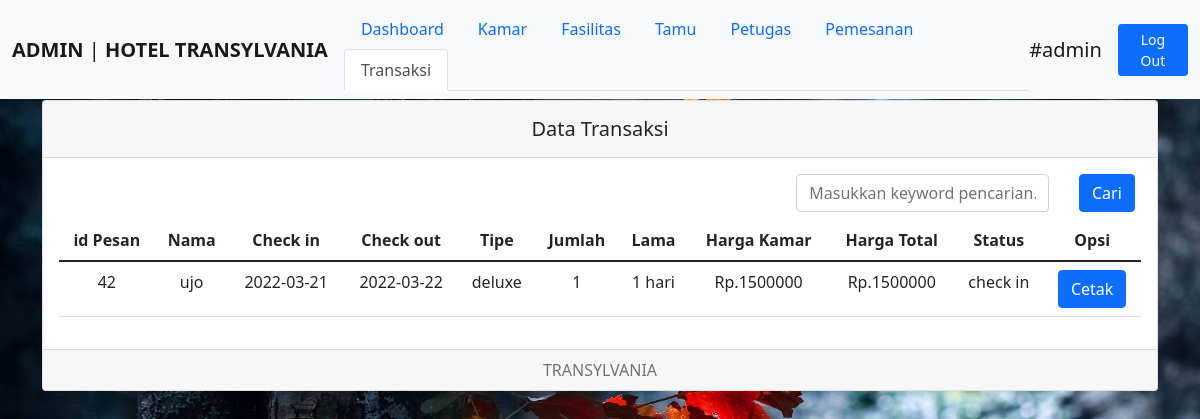
Screenshot of /admin/daftartransaksi.php (signed in) with the database file from the repository.
### tables this page shows
CREATE TABLE `pemesanan` (
  `idpesan` int(11) NOT NULL,
  `idtamu` int(11) NOT NULL,
  `nama` varchar(100) NOT NULL,
  `cekin` date NOT NULL,
  `cekout` date NOT NULL,
  `id_kamar` int(11) NOT NULL,
  `tipe` varchar(30) NOT NULL,
  `jumlah` int(5) NOT NULL,
  `status` enum('pending','check in','check out') NOT NULL
);

CREATE TABLE `kamar` (
  `id_kamar` int(11) NOT NULL,
  `tipe` varchar(30) NOT NULL,
  `stok` int(11) NOT NULL,
  `harga` int(11) NOT NULL,
  `gambar` varchar(1000) NOT NULL,
  `fasilitas` varchar(1000) NOT NULL
);

### admin/daftartransaksi.php (the view, shortened to what this page needs)
<?php
include'fungsi/koneksi.php';
$data = mysqli_query($koneksi,"SELECT * FROM pemesanan INNER JOIN kamar on pemesanan.tipe = kamar.tipe");
?>
<!DOCTYPE html>
<html>
<head>
	<link rel="stylesheet" type="text/css" href="css/bootstrap.min.css">
	<link rel="stylesheet" type="text/css" href="adm.css">
</head>
<body>
	<nav class="navbar navbar-expand-lg navbar-light bg-light fixed-top">
	  	<div class="container-fluid">
	    	<a class="navbar-brand" href="#"><span style="font-weight:bold; text-transform: uppercase;"><?php
		     $nama=$_SESSION['username'];
		     $l=mysqli_query($koneksi,"SELECT level FROM login WHERE username = '$nama'");
		     $n=mysqli_fetch_array($l);
		     echo $n['level'];
		     ?></span> | <b>HOTEL TRANSYLVANIA</b> </a>
	    	<div class="collapse navbar-collapse" id="navbarSupportedContent">
	    		<ul class="nav nav-tabs me-auto mb-2 mb-lg-0">
					  <li class="nav-item">
					    <a class="nav-link" href="index.php">Dashboard</a>
					  </li>
					  <li class="nav-item">
					    <a class="nav-link" href="daftarkamar.php">Kamar</a>
					  </li>
					  <li class="nav-item">
					    <a class="nav-link" href="daftarfasilitas.php">Fasilitas</a>
					  </li>
					  <li class="nav-item">
					    <a class="nav-link" href="daftartamu.php">Tamu</a>
					  </li>
					  <li class="nav-item">
					    <a class="nav-link" href="daftarpetugas.php">Petugas</a>
					  </li>
					  <li class="nav-item">
					    <a class="nav-link" href="pemesanan.php">Pemesanan</a>
					  </li>
					  <li class="nav-item">
					    <a class="nav-link active" aria-current="page" href="daftartransaksi.php">Transaksi</a>
					  </li>
					</ul>
					<a class="navbar-brand">#<?php
		             $nama=$_SESSION['username'];
		             echo "$nama"
		             ?></a>
					<form class="d-flex">
				        <a href="logout.php" class="btn btn-primary btn-sm" type="submit">Log Out</a>
				    </form>
	    	</div>
	  	</div>
	</nav>
<div style="margin-top:100px; margin-bottom: 100px;" class="container">
	<div class="card text-center">
  <div class="card-header">
  	<h5 class="card-title mt-2">Data Transaksi</h5>
  </div>
  <div class="card-body">
  	<form action="" method="post">
  		<div class="row mb-2">
  			<div class="col-md-8">
				</div>
				<div class="col-md-3">
					<div class="form-group">
						<input type="text" name="keyword" class="form-control" autofocus autocomplete="off" placeholder="Masukkan keyword pencarian..">
					</div>
				</div>
				<div class="col-md-1">
					<div class="form-group">
						<button class="btn btn-primary" type="submit" name="cari">Cari</button>
					</div>
				</div>
			</div>
  	</form>
    <table class="table">
  <thead>
    <tr>
      <th class="col" scope="col">id Pesan</th>
      <th class="col" scope="col">Nama</th>
      <th class="col" scope="col">Check in</th>
      <th class="col" scope="col">Check out</th>
      <th class="col" scope="col">Tipe</th>
      <th class="col" scope="col">Jumlah</th>
      <th class="col" scope="col">Lama</th>
      <th class="col" scope="col">Harga Kamar</th>
      <th class="col" scope="col">Harga Total</th>
      <th class="col" scope="col">Status</th>
      <th class="col" scope="col">Opsi</th>
    </tr>
  </thead>
  <tbody>
  	<?php
  	while ($d = mysqli_fetch_array($data)) {
  					$tgl1 = new DateTime($d['cekin']);
						$tgl2 = new DateTime($d['cekout']);
						$jarak = $tgl2->diff($tgl1);
						$ha = $jarak->d;
						$jum = $ha * $d['harga'] * $d['jumlah'];
  		?>
  		<tr>
    		<td class="pt-2"><?php echo $d['idpesan']; ?></td>
	     	<td class="pt-2"><?php echo $d['nama']; ?></td>
		    <td class="pt-2"><?php echo $d['cekin']; ?></td>
		    <td class="pt-2"><?php echo $d['cekout']; ?></td>
		    <td class="pt-2"><?php echo $d['tipe']; ?></td>
		    <td class="pt-2"><?php echo $d['jumlah']; ?></td>
		    <td class="pt-2"><?php echo $ha; ?> hari</td>
		    <td class="pt-2">Rp.<?php echo $d['harga']; ?></td>
		    <td class="pt-2">Rp.<?php echo $jum; ?></td>
		    <td class="pt-2"><?php echo $d['status']; ?></td>
		    <td class="pt-2"><?php
		    	if ($d['status'] == 'pending'){
		    		?>
		    		<form method="POST" action="cetak.php" target="_blank">
						<input name="idpesan" value="<?= $d['idpesan'] ?>" hidden>
						<button class="btn btn-primary" type="submit" disabled="disabled">Cetak</button>
					</form>
		    	<?php
		    	}else{
		    		?>
		    		<form method="POST" action="cetak.php" target="_blank">
						<button class="btn btn-primary" type="submit" >Cetak</button>
					</form>
					<?php
		    	}
		    	?></td>
	    </tr>
    <?php
  	}
  	?>
  </tbody>
</table>
  </div>
  <div class="card-footer text-muted">
    TRANSYLVANIA
  </div>
</div>
</div>
</body>
</html>

### admin/adm.css (style rules this page uses)
body { background-image: url(../img/ht1.jpg) ; background-size: cover; background-position: cover; background-attachment: fixed; }

### rows the page displays
pemesanan: idpesan "42", nama "ujo", cekin "2022-03-21", cekout "2022-03-22", id_kamar.tipe "deluxe", jumlah "1", ha "1", id_kamar.harga "1500000", status "check in"

### other values shown
$n['level'] "ADMIN"
$nama "admin"
